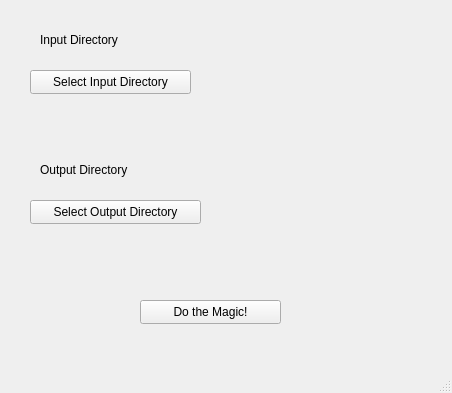
<?xml version="1.0" encoding="UTF-8"?>
<ui version="4.0">
 <class>MainWindow</class>
 <widget class="QMainWindow" name="MainWindow">
  <property name="geometry">
   <rect>
    <x>0</x>
    <y>0</y>
    <width>452</width>
    <height>393</height>
   </rect>
  </property>
  <property name="windowTitle">
   <string>MainWindow</string>
  </property>
  <widget class="QWidget" name="centralwidget">
   <widget class="QPushButton" name="pushButton">
    <property name="geometry">
     <rect>
      <x>30</x>
      <y>70</y>
      <width>161</width>
      <height>24</height>
     </rect>
    </property>
    <property name="text">
     <string>Select Input Directory</string>
    </property>
   </widget>
   <widget class="QPushButton" name="pushButton_2">
    <property name="geometry">
     <rect>
      <x>30</x>
      <y>200</y>
      <width>171</width>
      <height>24</height>
     </rect>
    </property>
    <property name="text">
     <string>Select Output Directory</string>
    </property>
   </widget>
   <widget class="QLabel" name="input_directory_label">
    <property name="geometry">
     <rect>
      <x>40</x>
      <y>30</y>
      <width>331</width>
      <height>20</height>
     </rect>
    </property>
    <property name="whatsThis">
     <string>&lt;html&gt;&lt;head/&gt;&lt;body&gt;&lt;p&gt;Selected Input Directory&lt;/p&gt;&lt;/body&gt;&lt;/html&gt;</string>
    </property>
    <property name="text">
     <string>Input Directory</string>
    </property>
   </widget>
   <widget class="QLabel" name="output_directory_label">
    <property name="geometry">
     <rect>
      <x>40</x>
      <y>160</y>
      <width>331</width>
      <height>20</height>
     </rect>
    </property>
    <property name="whatsThis">
     <string>&lt;html&gt;&lt;head/&gt;&lt;body&gt;&lt;p&gt;Selected Output Directory&lt;/p&gt;&lt;/body&gt;&lt;/html&gt;</string>
    </property>
    <property name="text">
     <string>Output Directory</string>
    </property>
   </widget>
   <widget class="QPushButton" name="pushButton_3">
    <property name="geometry">
     <rect>
      <x>140</x>
      <y>300</y>
      <width>141</width>
      <height>24</height>
     </rect>
    </property>
    <property name="text">
     <string>Do the Magic!</string>
    </property>
   </widget>
  </widget>
  <widget class="QMenuBar" name="menubar">
   <property name="geometry">
    <rect>
     <x>0</x>
     <y>0</y>
     <width>452</width>
     <height>22</height>
    </rect>
   </property>
  </widget>
  <widget class="QStatusBar" name="statusbar"/>
 </widget>
 <resources/>
 <connections/>
</ui>
